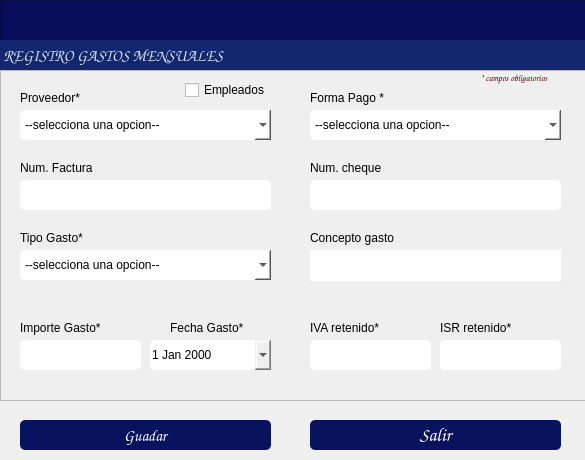
<?xml version="1.0" encoding="UTF-8"?>
<ui version="4.0">
 <class>Dialog</class>
 <widget class="QDialog" name="Dialog">
  <property name="windowModality">
   <enum>Qt::WindowModality::ApplicationModal</enum>
  </property>
  <property name="geometry">
   <rect>
    <x>0</x>
    <y>0</y>
    <width>585</width>
    <height>460</height>
   </rect>
  </property>
  <property name="windowTitle">
   <string/>
  </property>
  <property name="modal">
   <bool>true</bool>
  </property>
  <widget class="QPushButton" name="btnRegistrar">
   <property name="geometry">
    <rect>
     <x>20</x>
     <y>420</y>
     <width>251</width>
     <height>30</height>
    </rect>
   </property>
   <property name="font">
    <font>
     <family>Comic Sans MS</family>
     <pointsize>12</pointsize>
    </font>
   </property>
   <property name="styleSheet">
    <string notr="true">background-color: rgb(8, 19, 95);
color: rgb(255, 255, 255);
border-radius:5px;</string>
   </property>
   <property name="text">
    <string>Guadar</string>
   </property>
   <property name="icon">
    <iconset>
     <normaloff>../iconos/guardar.png</normaloff>../iconos/guardar.png</iconset>
   </property>
   <property name="iconSize">
    <size>
     <width>40</width>
     <height>40</height>
    </size>
   </property>
  </widget>
  <widget class="QPushButton" name="btnSalir">
   <property name="geometry">
    <rect>
     <x>310</x>
     <y>420</y>
     <width>251</width>
     <height>30</height>
    </rect>
   </property>
   <property name="font">
    <font>
     <family>Comic Sans MS</family>
     <pointsize>14</pointsize>
     <bold>false</bold>
    </font>
   </property>
   <property name="styleSheet">
    <string notr="true">background-color: rgb(8, 19, 95);
color: rgb(255, 255, 255);
border-radius:5px;</string>
   </property>
   <property name="text">
    <string>Salir</string>
   </property>
   <property name="icon">
    <iconset>
     <normaloff>../iconos/salir.ico</normaloff>../iconos/salir.ico</iconset>
   </property>
   <property name="iconSize">
    <size>
     <width>30</width>
     <height>30</height>
    </size>
   </property>
  </widget>
  <widget class="QFrame" name="frame_5">
   <property name="geometry">
    <rect>
     <x>0</x>
     <y>0</y>
     <width>641</width>
     <height>71</height>
    </rect>
   </property>
   <property name="maximumSize">
    <size>
     <width>16777215</width>
     <height>16777215</height>
    </size>
   </property>
   <property name="styleSheet">
    <string notr="true">background-color: rgb(8, 14, 91);</string>
   </property>
   <property name="frameShape">
    <enum>QFrame::Shape::StyledPanel</enum>
   </property>
   <property name="frameShadow">
    <enum>QFrame::Shadow::Raised</enum>
   </property>
   <widget class="QLabel" name="label_13">
    <property name="geometry">
     <rect>
      <x>0</x>
      <y>40</y>
      <width>832</width>
      <height>31</height>
     </rect>
    </property>
    <property name="font">
     <font>
      <family>Comic Sans MS</family>
      <pointsize>12</pointsize>
      <bold>true</bold>
     </font>
    </property>
    <property name="styleSheet">
     <string notr="true">color: rgb(255, 255, 255);
background-color: rgb(19, 39, 113);
color: rgb(255, 78, 2);
color: rgb(216, 224, 236);</string>
    </property>
    <property name="text">
     <string> REGISTRO GASTOS MENSUALES</string>
    </property>
    <property name="alignment">
     <set>Qt::AlignmentFlag::AlignLeading|Qt::AlignmentFlag::AlignLeft|Qt::AlignmentFlag::AlignVCenter</set>
    </property>
   </widget>
  </widget>
  <widget class="QFrame" name="frame">
   <property name="geometry">
    <rect>
     <x>0</x>
     <y>70</y>
     <width>641</width>
     <height>331</height>
    </rect>
   </property>
   <property name="frameShape">
    <enum>QFrame::Shape::StyledPanel</enum>
   </property>
   <property name="frameShadow">
    <enum>QFrame::Shadow::Raised</enum>
   </property>
   <widget class="QComboBox" name="cmbTipoGasto">
    <property name="geometry">
     <rect>
      <x>20</x>
      <y>180</y>
      <width>251</width>
      <height>30</height>
     </rect>
    </property>
    <property name="styleSheet">
     <string notr="true">background-color: rgb(255, 255, 255);
border-radius:5px;</string>
    </property>
    <item>
     <property name="text">
      <string>--selecciona una opcion--</string>
     </property>
    </item>
    <item>
     <property name="text">
      <string>conservacion</string>
     </property>
    </item>
    <item>
     <property name="text">
      <string>operacion</string>
     </property>
    </item>
    <item>
     <property name="text">
      <string>administrativo</string>
     </property>
    </item>
    <item>
     <property name="text">
      <string>nomina</string>
     </property>
    </item>
    <item>
     <property name="text">
      <string>impuestos</string>
     </property>
    </item>
    <item>
     <property name="text">
      <string>oficina</string>
     </property>
    </item>
    <item>
     <property name="text">
      <string>seguridad social (IMSS)</string>
     </property>
    </item>
    <item>
     <property name="text">
      <string>asamblea</string>
     </property>
    </item>
    <item>
     <property name="text">
      <string>comite</string>
     </property>
    </item>
    <item>
     <property name="text">
      <string>no deducible</string>
     </property>
    </item>
    <item>
     <property name="text">
      <string>extraordinario</string>
     </property>
    </item>
    <item>
     <property name="text">
      <string>financiero</string>
     </property>
    </item>
    <item>
     <property name="text">
      <string>estacionamiento</string>
     </property>
    </item>
    <item>
     <property name="text">
      <string>publicidad</string>
     </property>
    </item>
    <item>
     <property name="text">
      <string>eventos</string>
     </property>
    </item>
    <item>
     <property name="text">
      <string>otro</string>
     </property>
    </item>
   </widget>
   <widget class="QTextEdit" name="txtDescripcion">
    <property name="geometry">
     <rect>
      <x>310</x>
      <y>180</y>
      <width>251</width>
      <height>31</height>
     </rect>
    </property>
    <property name="styleSheet">
     <string notr="true">border-radius:5px;</string>
    </property>
   </widget>
   <widget class="QLabel" name="label_proveedor">
    <property name="geometry">
     <rect>
      <x>20</x>
      <y>20</y>
      <width>81</width>
      <height>16</height>
     </rect>
    </property>
    <property name="text">
     <string>Proveedor*</string>
    </property>
   </widget>
   <widget class="QLabel" name="label_6">
    <property name="geometry">
     <rect>
      <x>20</x>
      <y>250</y>
      <width>91</width>
      <height>16</height>
     </rect>
    </property>
    <property name="text">
     <string>Importe Gasto*</string>
    </property>
   </widget>
   <widget class="QDateEdit" name="boxDate">
    <property name="geometry">
     <rect>
      <x>150</x>
      <y>270</y>
      <width>121</width>
      <height>30</height>
     </rect>
    </property>
    <property name="styleSheet">
     <string notr="true">border-radius:5px;</string>
    </property>
    <property name="calendarPopup">
     <bool>true</bool>
    </property>
   </widget>
   <widget class="QLabel" name="label_10">
    <property name="geometry">
     <rect>
      <x>310</x>
      <y>160</y>
      <width>91</width>
      <height>16</height>
     </rect>
    </property>
    <property name="text">
     <string>Concepto gasto</string>
    </property>
   </widget>
   <widget class="QLabel" name="label_12">
    <property name="geometry">
     <rect>
      <x>310</x>
      <y>250</y>
      <width>101</width>
      <height>16</height>
     </rect>
    </property>
    <property name="text">
     <string>IVA retenido*</string>
    </property>
   </widget>
   <widget class="QLabel" name="label_7">
    <property name="geometry">
     <rect>
      <x>170</x>
      <y>250</y>
      <width>81</width>
      <height>16</height>
     </rect>
    </property>
    <property name="text">
     <string>Fecha Gasto*</string>
    </property>
   </widget>
   <widget class="QLabel" name="label_4">
    <property name="geometry">
     <rect>
      <x>20</x>
      <y>160</y>
      <width>111</width>
      <height>16</height>
     </rect>
    </property>
    <property name="text">
     <string>Tipo Gasto*</string>
    </property>
   </widget>
   <widget class="QLineEdit" name="txtImporte">
    <property name="geometry">
     <rect>
      <x>20</x>
      <y>270</y>
      <width>121</width>
      <height>30</height>
     </rect>
    </property>
    <property name="styleSheet">
     <string notr="true">border-radius:5px;</string>
    </property>
   </widget>
   <widget class="QLabel" name="label_3">
    <property name="geometry">
     <rect>
      <x>480</x>
      <y>0</y>
      <width>101</width>
      <height>16</height>
     </rect>
    </property>
    <property name="font">
     <font>
      <family>Comic Sans MS</family>
      <pointsize>7</pointsize>
      <italic>true</italic>
      <bold>true</bold>
     </font>
    </property>
    <property name="styleSheet">
     <string notr="true">color: rgb(85, 0, 0);</string>
    </property>
    <property name="text">
     <string>* campos obligatorios</string>
    </property>
   </widget>
   <widget class="QLabel" name="label_11">
    <property name="geometry">
     <rect>
      <x>310</x>
      <y>20</y>
      <width>91</width>
      <height>16</height>
     </rect>
    </property>
    <property name="text">
     <string>Forma Pago *</string>
    </property>
   </widget>
   <widget class="QComboBox" name="cmbFormaPago">
    <property name="geometry">
     <rect>
      <x>310</x>
      <y>40</y>
      <width>251</width>
      <height>30</height>
     </rect>
    </property>
    <property name="styleSheet">
     <string notr="true">background-color: rgb(255, 255, 255);
border-radius:5px;</string>
    </property>
    <item>
     <property name="text">
      <string>--selecciona una opcion--</string>
     </property>
    </item>
    <item>
     <property name="text">
      <string>Transferencia SPEI</string>
     </property>
    </item>
    <item>
     <property name="text">
      <string>Efectivo</string>
     </property>
    </item>
    <item>
     <property name="text">
      <string>Cheque</string>
     </property>
    </item>
    <item>
     <property name="text">
      <string>Deposito Banco</string>
     </property>
    </item>
    <item>
     <property name="text">
      <string>Transferencia Interna</string>
     </property>
    </item>
   </widget>
   <widget class="QComboBox" name="cmbProveedor">
    <property name="geometry">
     <rect>
      <x>20</x>
      <y>40</y>
      <width>251</width>
      <height>30</height>
     </rect>
    </property>
    <property name="styleSheet">
     <string notr="true">background-color: rgb(255, 255, 255);
border-radius:5px;</string>
    </property>
    <item>
     <property name="text">
      <string>--selecciona una opcion--</string>
     </property>
    </item>
   </widget>
   <widget class="QLineEdit" name="txtIVA_ret">
    <property name="geometry">
     <rect>
      <x>310</x>
      <y>270</y>
      <width>121</width>
      <height>30</height>
     </rect>
    </property>
    <property name="styleSheet">
     <string notr="true">border-radius:5px;</string>
    </property>
   </widget>
   <widget class="QLabel" name="label_14">
    <property name="geometry">
     <rect>
      <x>440</x>
      <y>250</y>
      <width>101</width>
      <height>16</height>
     </rect>
    </property>
    <property name="text">
     <string>ISR retenido*</string>
    </property>
   </widget>
   <widget class="QLineEdit" name="txtISR_ret">
    <property name="geometry">
     <rect>
      <x>440</x>
      <y>270</y>
      <width>121</width>
      <height>30</height>
     </rect>
    </property>
    <property name="styleSheet">
     <string notr="true">border-radius:5px;</string>
    </property>
   </widget>
   <widget class="QLabel" name="label_8">
    <property name="geometry">
     <rect>
      <x>20</x>
      <y>90</y>
      <width>91</width>
      <height>16</height>
     </rect>
    </property>
    <property name="text">
     <string>Num. Factura</string>
    </property>
   </widget>
   <widget class="QLineEdit" name="txtnFactura">
    <property name="geometry">
     <rect>
      <x>20</x>
      <y>110</y>
      <width>251</width>
      <height>30</height>
     </rect>
    </property>
    <property name="styleSheet">
     <string notr="true">border-radius:5px;</string>
    </property>
   </widget>
   <widget class="QLineEdit" name="txtn_cheque">
    <property name="geometry">
     <rect>
      <x>310</x>
      <y>110</y>
      <width>251</width>
      <height>30</height>
     </rect>
    </property>
    <property name="styleSheet">
     <string notr="true">border-radius:5px;</string>
    </property>
   </widget>
   <widget class="QLabel" name="label_9">
    <property name="geometry">
     <rect>
      <x>310</x>
      <y>90</y>
      <width>91</width>
      <height>16</height>
     </rect>
    </property>
    <property name="text">
     <string>Num. cheque</string>
    </property>
   </widget>
   <widget class="QCheckBox" name="checkBoxEmpleados">
    <property name="geometry">
     <rect>
      <x>185</x>
      <y>10</y>
      <width>81</width>
      <height>20</height>
     </rect>
    </property>
    <property name="text">
     <string>Empleados</string>
    </property>
   </widget>
  </widget>
 </widget>
 <resources/>
 <connections/>
</ui>
